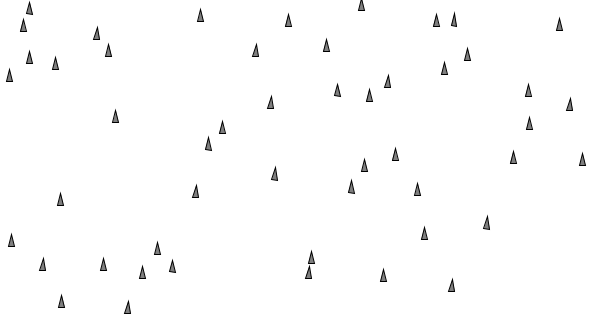
Frame 1 (no input)
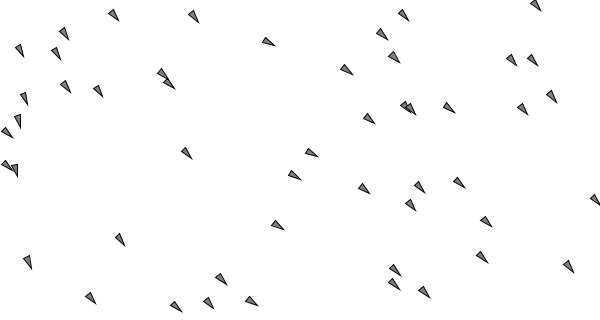
Frame 60 (the mouse pressed at the canvas centre just before this capture)
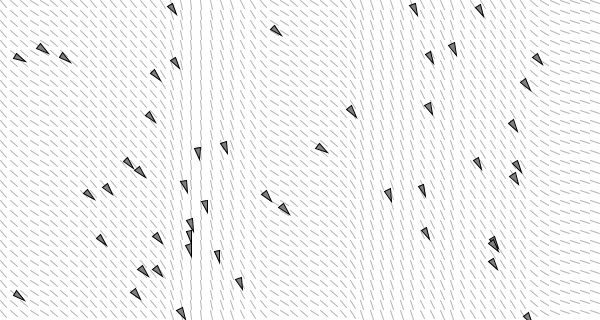
Frame 120 (the mouse held since frame 60 and released just before this capture)

The Processing sketch that drew these frames (run headless with seeded random() and noise(); from frame 60 on, the mouse is pressed at the canvas centre):

// Processing sketch: flowField
// ── flowField.pde
Vehicle[] v = new Vehicle[50];
FlowField flowField;

void setup(){
  size(600, 320);
  for (int i=0; i<v.length; i++)
    v[i] = new Vehicle(width*random(1), height*random(1));
    
  flowField = new FlowField(10);
}

void draw(){
    background(255);
    //flowField.initField();
    if(mousePressed)
      flowField.display();
   
   
    for (int i=0; i<v.length; i++){
      //v[i].seek(mouse);
      //v[i].wander();
      v[i].follow(flowField);
      v[i].update();
      v[i].checkEdges();
      v[i].display();
    }
}

void mousePressed() {
  flowField.initField();
}


// ── Flow.pde
class FlowField{
  PVector[][] field; // 2d array
  int cols, rows;
  int resolution;
  
  FlowField(int r){
     resolution = r;
     cols = width/resolution;
     rows = height/resolution;
     println(cols);
     println(rows);
     
     field = new PVector[cols][rows]; 
     initField();
  }
  
  void initField(){
   noiseSeed((int)random(10000));
   PVector fLine;
   for(int i=0; i<cols; i++){
     for(int j=0; j<rows; j++){
       field[i][j] = new PVector(noise(i*.1),noise(i*0.1+30));
       //field[i][j] = new PVector(random(1), random(1));
       fLine = field[i][j];
     }
   } 
  }
  
  void display(){
   PVector fLine;
   float baseX, baseY;
   stroke(178);
   for(int i=0; i<cols; i++){
     for(int j=0; j<rows; j++){
       fLine = field[i][j];
       fLine.normalize();
       baseX = resolution*i;
       baseY = resolution*j;
       line(baseX, baseY,baseX +(fLine.x*resolution), baseY +(fLine.y*resolution));
     }
   } 
  }
  
  
  PVector lookup(PVector lookup) {
    int column = int(constrain(lookup.x/resolution,0,cols-1));
    int row = int(constrain(lookup.y/resolution,0,rows-1));
    return field[column][row].get();
  }
  
}

// ── Vehicle.pde
class Vehicle {
  
  PVector location;
  PVector velocity;
  PVector acceleration;
  float r;
  float maxforce;    // Maximum steering force
  float maxspeed;    // Maximum speed
  float renderColor;

  float wanderAlpha;
  float wanderRadius;
  PVector wanderOffset;
  PVector circleWanderPosition;

  Vehicle(float x, float y) {
    acceleration = new PVector(0,0);
    velocity = new PVector(0,-2);
    location = new PVector(x,y);
    r = 3;
    maxspeed = random(3,5);
    maxforce = 0.1;
    renderColor = 127;
    
    wanderAlpha = 0;
    wanderRadius = 25;
    circleWanderPosition = new PVector(0,0);
    wanderOffset = new PVector(0,0);
  }

  // Method to update location
  void update() {
    
    //seek(futureLocation);
    
    // Update velocity
    velocity.add(acceleration);
    // Limit speed
    velocity.limit(maxspeed);
    location.add(velocity);
    // Reset accelerationelertion to 0 each cycle
    acceleration.mult(0);
  }

  void applyForce(PVector force) {
    // We could add mass here if we want A = F / M
    acceleration.add(force);
  }

  // A method that calculates a steering force towards a target
  // Steer = desired - velocity
  void seek(PVector target) {
    PVector desired = PVector.sub(target,location);  // A vector pointing from the location to the target
    
    
    //float d = desired.mag();
    //if (d < 100){
    //   float m = (d * maxspeed)*0.01;
    //   desired.normalize();
    //   desired.mult(m);
    //}else{
    //   desired.normalize();
    //   desired.mult(maxspeed);
    //}
    
   


    // Steering = Desired minus velocity
    PVector steer = PVector.sub(desired,velocity);
    steer.limit(maxforce);  // Limit to maximum steering force
    
    applyForce(steer);
  }
    
    
  void wander(){
    float wanderDist = 64;
    float pickvalue =  random(1);
    float change = pickvalue * .2;
    float clock = random(2);

    
    if(clock > 1){
      //add negative
      wanderAlpha -= change;
    }else{
      wanderAlpha += change;
    }
    
    
    PVector circleLocation = velocity.get();
    circleLocation.normalize();
    circleLocation.mult(wanderDist);
    circleLocation.add(location);
    circleWanderPosition = circleLocation.get();
    
    PVector offset = new PVector(wanderRadius * sin(wanderAlpha), wanderRadius * cos(wanderAlpha));
    wanderOffset = offset.get();
    wanderOffset.add(circleLocation);
    
    PVector target = wanderOffset.get();
    seek(target);
    
    
    
  }
  
   void follow(FlowField flow) {
    PVector desired = flow.lookup(location);
    desired.mult(maxspeed);
    PVector steer = PVector.sub(desired, velocity);
    steer.limit(maxforce);
    applyForce(steer);
  }
  
    
  void display() {
    // Draw a triangle rotated in the direction of velocity
    float theta = velocity.heading2D() + PI/2;
    fill(renderColor);
    stroke(0);
    strokeWeight(1);
  
  
    
          
    //Vehicle
    pushMatrix();
    translate(location.x,location.y);
    stroke(0);
    fill(renderColor);
    rotate(theta);
    beginShape();
    vertex(0, -r*2);
    vertex(-r, r*2);
    vertex(r, r*2);
    endShape(CLOSE);
    popMatrix();
    
  }


  void checkEdges(){
     if(location.x > width)
      location.x = 0;
     
     if(location.x < 0)
      location.x = width;
      
     if(location.y > height)
      location.y = 0;
      
     if(location.y < 0)
      location.y = height;
     
     
      
  }

}
